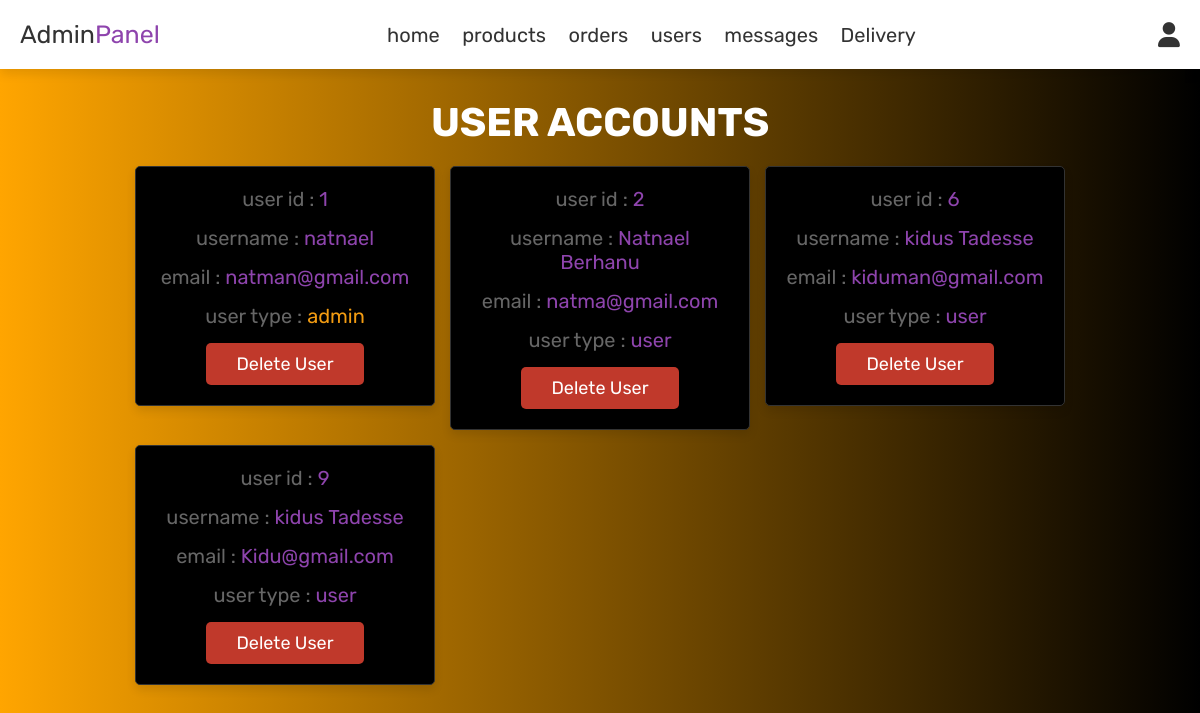
/admin_users.php (signed in), run on the app's committed database.
### tables this page shows
CREATE TABLE `users` (
  `id` int(100) NOT NULL,
  `name` varchar(100) NOT NULL,
  `email` varchar(100) NOT NULL,
  `password` varchar(100) NOT NULL,
  `user_type` varchar(20) NOT NULL DEFAULT 'user'
);

### admin_users.php (the view, shortened to what this page needs)
<?php
include 'config.php';
?>
<!DOCTYPE html>
<html lang="en">
<head>
   <link rel="stylesheet" href="https://cdnjs.cloudflare.com/ajax/libs/font-awesome/6.0.0/css/all.min.css">
   <link rel="stylesheet" href="css/admin_style.css">
</head>
<body style="background: linear-gradient(to right, orange, rgb(0,0,0));">
<?php include 'admin_header.php'; ?>
<section class="users">
   <h1 class="title" style="color:white"> user accounts </h1>
   <div class="box-container">
      <?php
         $select_users = mysqli_query($conn, "SELECT * FROM `users`") or die('query failed');
         while($fetch_users = mysqli_fetch_assoc($select_users)){
      ?>
      <div class="box" style="background-color:black">
         <p> user id : <span><?php echo $fetch_users['id']; ?></span> </p>
         <p> username : <span><?php echo $fetch_users['name']; ?></span> </p>
         <p> email : <span><?php echo $fetch_users['email']; ?></span> </p>
         <p> user type : <span style="color:<?php if($fetch_users['user_type'] == 'admin'){ echo 'var(--orange)'; } ?>"><?php echo $fetch_users['user_type']; ?></span> </p>
         <a href="admin_users.php?delete=<?php echo $fetch_users['id']; ?>" onclick="return confirm('delete this user?');" class="delete-btn">delete user</a>
      </div>
      <?php
         };
      ?>
   </div>
</section>
</body>
</html>

### css/admin_style.css (style rules this page uses)
:root { --purple:#8e44ad; --red:#c0392b; --orange:#f39c12; --black:#333; --white:#fff; --light-color:#666; --light-white:#ccc; --light-bg:#f5f5f5; --border:.1rem solid var(--black); --box-shadow:0 .5rem 1rem rgba(0,0,0,.1); }
* { font-family: 'Rubik', sans-serif; margin:0; padding:0; box-sizing: border-box; outline: none; border:none; text-decoration: none; transition:all .2s linear; }
html { font-size: 62.5%; overflow-x: hidden; }
body { background-color:green; }
section { padding:3rem 2rem; }
.title { text-align: center; margin-bottom: 2rem; text-transform: uppercase; color:var(--black); font-size: 4rem; }
.btn, .option-btn, .delete-btn, .white-btn { display: inline-block; margin-top: 1rem; padding:1rem 3rem; cursor: pointer; color:var(--white); font-size: 1.8rem; border-radius: .5rem; text-transform: capitalize; }
.delete-btn { background-color: var(--red); }
.users .box-container { display: grid; grid-template-columns: repeat(auto-fit, 30rem); justify-content: center; gap:1.5rem; max-width: 1200px; margin:0 auto; align-items: flex-start; }
.users .box-container .box { background-color: var(--white); padding:2rem; border:var(--border); box-shadow: var(--box-shadow); border-radius: .5rem; text-align: center; }
.users .box-container .box p { padding-bottom: 1.5rem; font-size: 2rem; color:var(--light-color); }
.users .box-container .box p span { color:var(--purple); }
.users .box-container .box .delete-btn { margin-top: 0; }

### data on the page
users: id "1", name "natnael", email "natman@gmail.com", user_type "admin"
users: id "2", name "Natnael Berhanu", email "natma@gmail.com", user_type "user"
users: id "6", name "kidus Tadesse", email "kiduman@gmail.com", user_type "user"
users: id "9", name "kidus Tadesse", email "Kidu@gmail.com", user_type "user"
